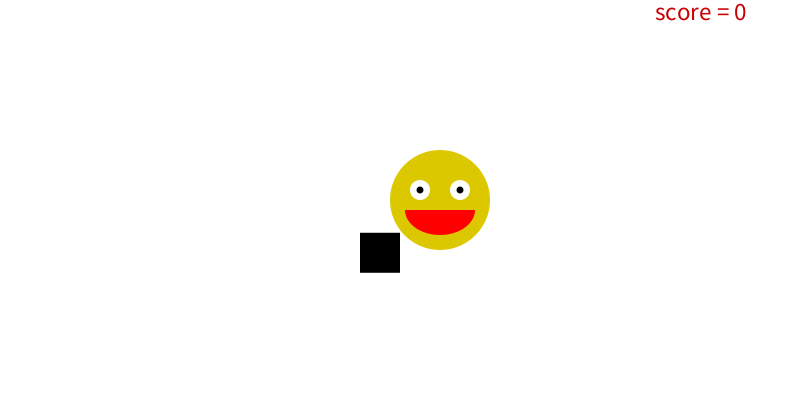
Frame 1 (no input)
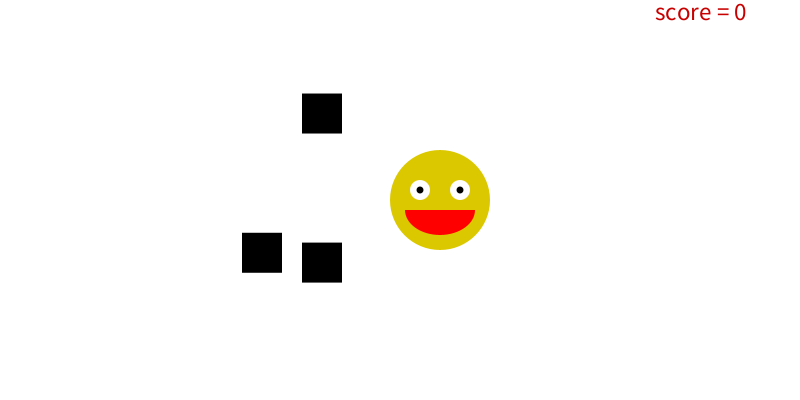
Frame 60 (the mouse pressed at the canvas centre just before this capture)
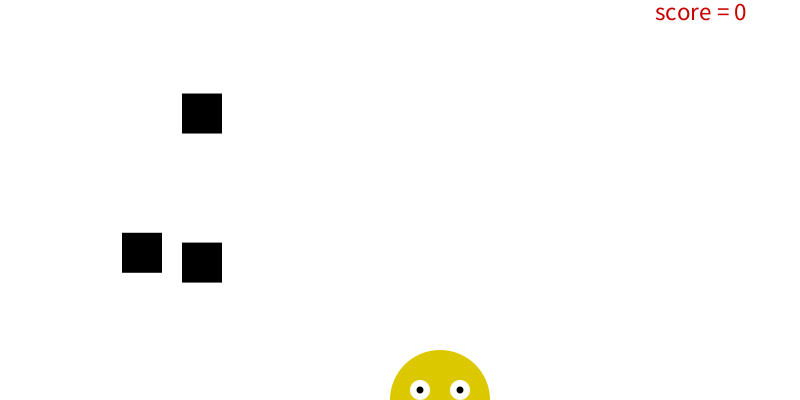
Frame 120 (the mouse held since frame 60 and released just before this capture)

The Processing sketch that drew these frames (run headless with seeded random() and noise(); from frame 60 on, the mouse is pressed at the canvas centre):

// Processing sketch: gold_rush
// ── gold_rush.pde
int score = 0;
float x = 360;
float y = random(0, 360);
float x2 = 360;
float y2 = random(0, 360);
float x3 = 360;
float y3 = random(0, 255);
boolean firstTime=true;

void setup() {
  size(800, 400);
  background(255);
}
void randomrect() {
  fill(0);
  rect(x, y, 40, 40);
  x = x - 2;
  if (x<-40) {
    x = 360;
    y = random(0, 360);
    score++;
  }
}
void randomrect2() {
  fill(0);
  rect(x2, y2, 40, 40);
  x2 = x2 - 2;
  if (x2<-40) {
    x2 = 360;
    y2 = random(0, 360);
    score++;
  }
}
void randomrect3() {
  fill(0);
  rect(x3, y3, 40, 40);
  x3 = x3 - 2;
  if (x3<-40) {
    x3 = 360;
    y3 = random(0, 360);
    score++;
  }
}
void gameover(float squarex, float squarey) {
  if (((mouseY>squarey) && (mouseY<squarey+40) && (squarex <= 80) && 
  (squarex >= 0)) || ((mouseY+40>squarey) && (mouseY+40<squarey+40) && 
  (squarex <= 80) && (squarex >= 0))) {
    fill(255, 0, 0);
    textSize(50);
    text("You lost...", 400, 200);
    noLoop();
  }
}
void draw() {
  println(x, y, x2, y2);
  background(255);
  noStroke();
  fill(200, 0, 0);
 push();
  translate(40, mouseY);
  face(0, 255);
 pop();
  textSize(25);
  text(" score = "+score, 650, 20);
  if (firstTime==true) {
    firstTime=false;
  } else {
    firstTime=true;
  } 
  gameover(x, y);
  gameover(x2, y2);
  gameover(x3, y3);
  randomrect();
  if (frameCount>30) {
    randomrect2();
  }
  if (frameCount>30) {
    randomrect3();
  }
}


void face(float x,float y) {

  fill(220, 200, 0);
  circle(width/2, height/2, 100);
  fill(255, 0, 0);
  arc(width/2, height/2 + 10, 70, 50, radians(0), radians(180), PIE);
  
  fill(255);
  circle(width/2 - 20, height/2 - 10, 20);
  circle(width/2 + 20, height/2 - 10, 20);
   
  fill(0);
  circle(width/2 - 20, height/2 - 10, 7);
  circle(width/2 + 20, height/2 - 10, 7);
  

}
